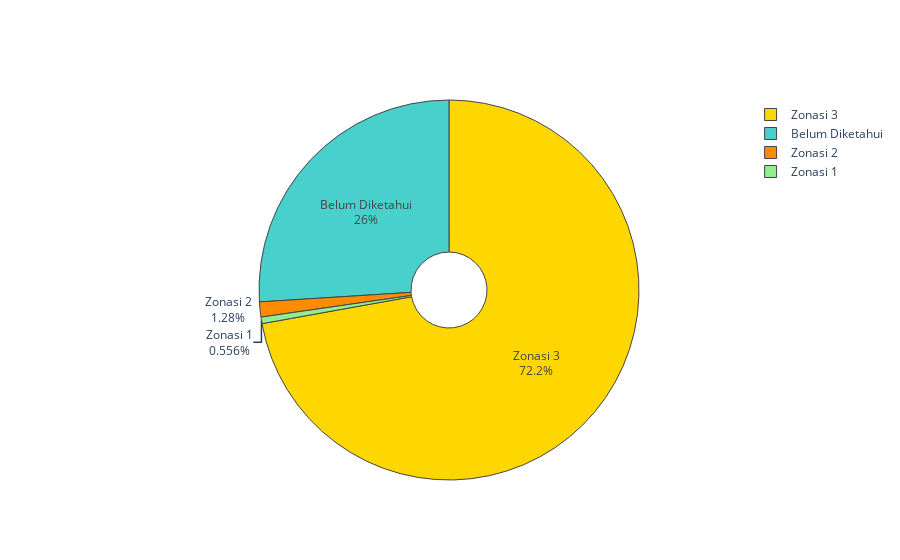

Notebook cell for this chart:
### Code cell
status_pie = df_51['Status Zonasi'].value_counts()
labels = status_pie.index
values = status_pie.values
colors = ['gold', 'mediumturquoise', 'darkorange', 'lightgreen']

fig = go.Figure(data=[go.Pie(labels=labels, values=values, textinfo='label+percent', hole=.2,
                             marker_colors = colors, marker_line_width=1, marker_line_color='dark red')])

fig.show()

### Figure 1 — Plotly figure (JSON) as saved in the notebook; plotly's stock layout.template omitted (floating-point values rounded to 4 significant figures)
{"data": [{"hole": 0.2, "labels": ["Zonasi 3", "Belum Diketahui", "Zonasi 2", "Zonasi 1"], "marker": {"colors": ["gold", "mediumturquoise", "darkorange", "lightgreen"], "line": {"color": "dark red", "width": 1}}, "textinfo": "label+percent", "type": "pie", "values": [2595, 935, 46, 20]}], "layout": {"autosize": true}}
